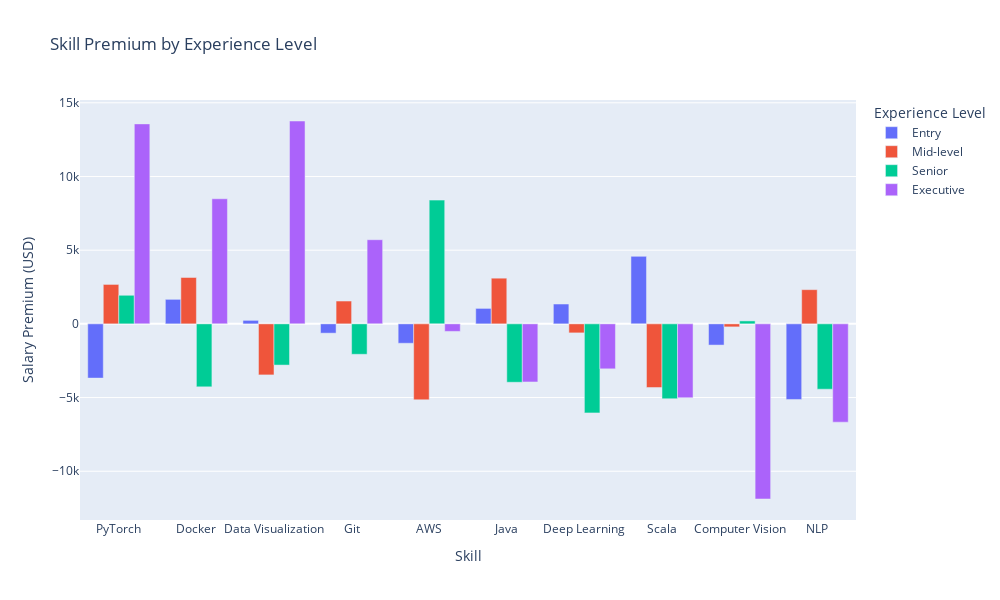

The cell this chart's notebook holds for it:
### Code cell
# Visualize how premium varies by experience level
fig = px.bar(
    premium_by_exp_df,
    x='Skill',
    y='Premium',
    color='Experience Level',
    barmode='group',
    title='Skill Premium by Experience Level',
    labels={'Premium': 'Salary Premium (USD)'},
    hover_data=['Job Count'],
    height=600,
    width=1000
)
fig.update_layout(xaxis={'categoryorder': 'total descending'})
fig.show()

### Figure 1 — Plotly figure (JSON) as saved in the notebook; plotly's stock layout.template omitted (floating-point values rounded to 4 significant figures)
{"data": [{"alignmentgroup": "True", "customdata": [[24], [20], [35], [24], [20], [23], [20], [36], [20], [21]], "hovertemplate": "Experience Level=Entry<br>Skill=%{x}<br>Salary Premium (USD)=%{y}<br>Job Count=%{customdata[0]}<extra></extra>", "legendgroup": "Entry", "marker": {"color": "#636efa", "pattern": {"shape": ""}}, "name": "Entry", "offsetgroup": "Entry", "orientation": "v", "showlegend": true, "textposition": "auto", "type": "bar", "x": ["Java", "Docker", "PyTorch", "Git", "AWS", "NLP", "Computer Vision", "Scala", "Data Visualization", "Deep Learning"], "xaxis": "x", "y": [1050.0, 1664.0, -3681.0, -630.5, -1316.0, -5130.0, -1439.0, 4580.0, 238.5, 1347.0], "yaxis": "y"}, {"alignmentgroup": "True", "customdata": [[28], [16], [30], [24], [22], [24], [34], [32], [26], [23]], "hovertemplate": "Experience Level=Mid-level<br>Skill=%{x}<br>Salary Premium (USD)=%{y}<br>Job Count=%{customdata[0]}<extra></extra>", "legendgroup": "Mid-level", "marker": {"color": "#EF553B", "pattern": {"shape": ""}}, "name": "Mid-level", "offsetgroup": "Mid-level", "orientation": "v", "showlegend": true, "textposition": "auto", "type": "bar", "x": ["Java", "Docker", "PyTorch", "Git", "AWS", "NLP", "Computer Vision", "Scala", "Data Visualization", "Deep Learning"], "xaxis": "x", "y": [3100.0, 3148.0, 2676.0, 1549.0, -5154.0, 2321.0, -204.8, -4322.0, -3464.0, -612.3], "yaxis": "y"}, {"alignmentgroup": "True", "customdata": [[32], [21], [26], [35], [23], [25], [29], [37], [26], [19]], "hovertemplate": "Experience Level=Senior<br>Skill=%{x}<br>Salary Premium (USD)=%{y}<br>Job Count=%{customdata[0]}<extra></extra>", "legendgroup": "Senior", "marker": {"color": "#00cc96", "pattern": {"shape": ""}}, "name": "Senior", "offsetgroup": "Senior", "orientation": "v", "showlegend": true, "textposition": "auto", "type": "bar", "x": ["Java", "Docker", "PyTorch", "Git", "AWS", "NLP", "Computer Vision", "Scala", "Data Visualization", "Deep Learning"], "xaxis": "x", "y": [-3963.0, -4272.0, 1940.0, -2064.0, 8396.0, -4432.0, 200.7, -5083.0, -2796.0, -6040.0], "yaxis": "y"}, {"alignmentgroup": "True", "customdata": [[45], [29], [41], [30], [26], [33], [35], [44], [24], [26]], "hovertemplate": "Experience Level=Executive<br>Skill=%{x}<br>Salary Premium (USD)=%{y}<br>Job Count=%{customdata[0]}<extra></extra>", "legendgroup": "Executive", "marker": {"color": "#ab63fa", "pattern": {"shape": ""}}, "name": "Executive", "offsetgroup": "Executive", "orientation": "v", "showlegend": true, "textposition": "auto", "type": "bar", "x": ["Java", "Docker", "PyTorch", "Git", "AWS", "NLP", "Computer Vision", "Scala", "Data Visualization", "Deep Learning"], "xaxis": "x", "y": [-3942.0, 8488.0, 13570.0, 5710.0, -511.7, -6670.0, -11880.0, -5014.0, 13760.0, -3051.0], "yaxis": "y"}], "layout": {"barmode": "group", "height": 600, "legend": {"title": {"text": "Experience Level"}, "tracegroupgap": 0}, "title": {"text": "Skill Premium by Experience Level"}, "width": 1000, "xaxis": {"anchor": "y", "categoryorder": "total descending", "domain": [0, 1], "title": {"text": "Skill"}}, "yaxis": {"anchor": "x", "domain": [0, 1], "title": {"text": "Salary Premium (USD)"}}}}
